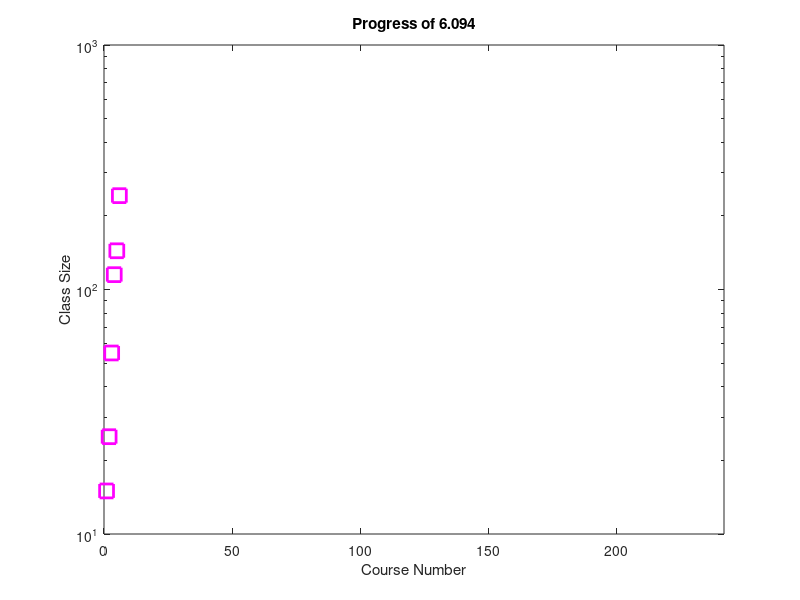

Source code (MATLAB):
figure
y = [15 25 55 115 144 242];
semilogy(y, 'msquare', 'MarkerSize', 10, 'LineWidth', 2);
xlabel('Course Number');
ylabel('Class Size');
title('Progress of 6.094');
xlim([0 max(y)]);